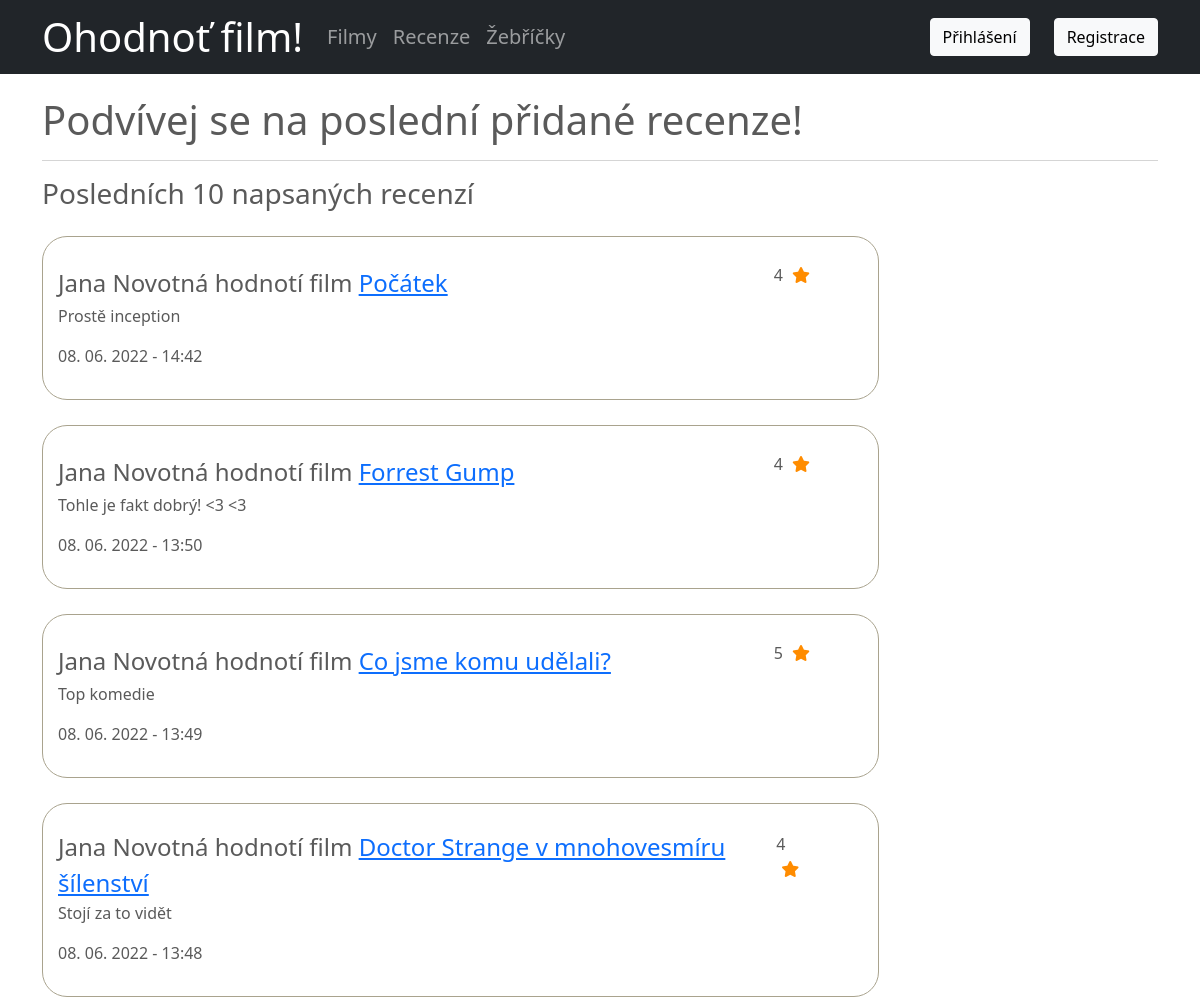
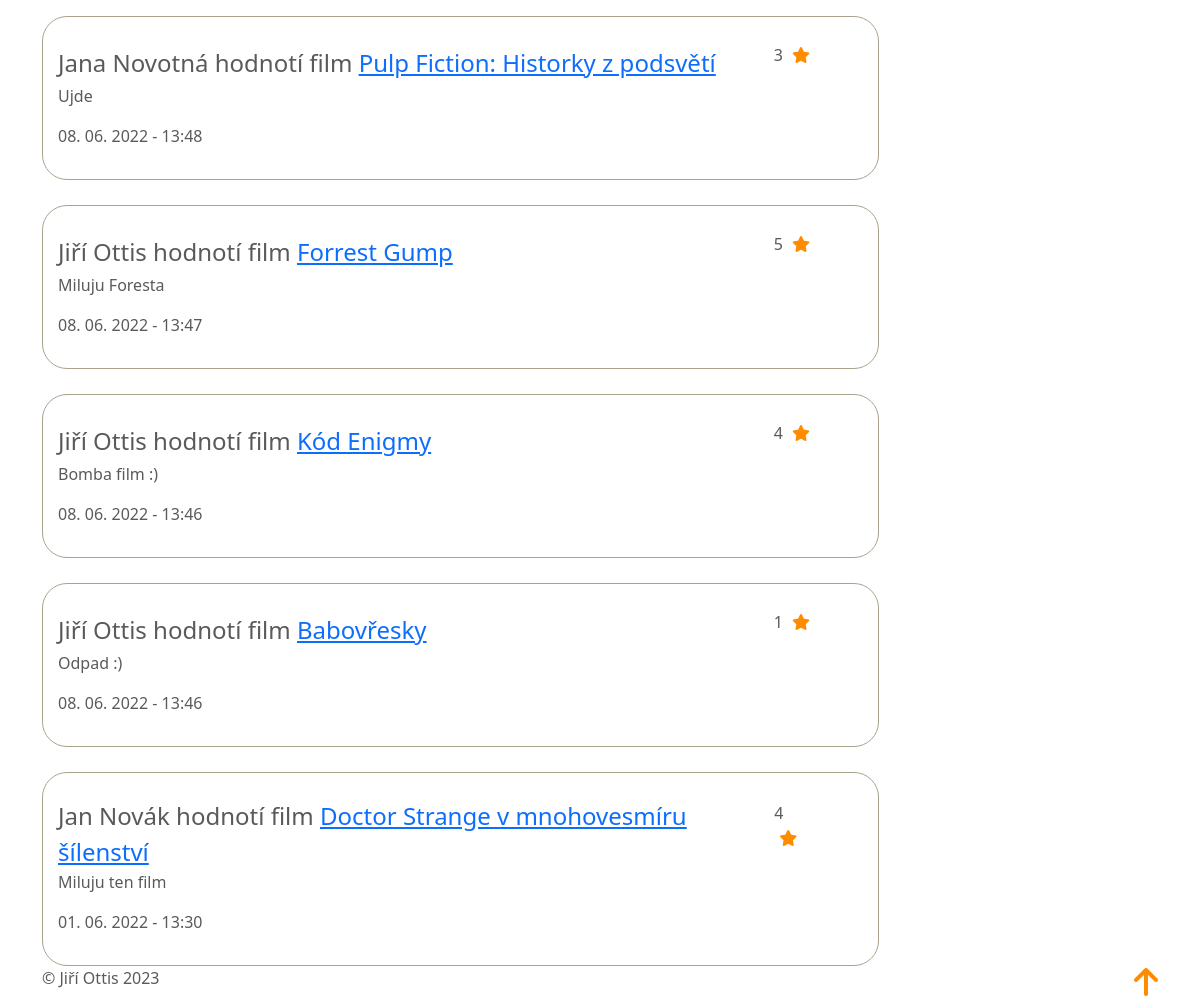
Screenshot of /reviews.php with the database file from the repository (2 pictures, top to bottom).
### tables this page shows
CREATE TABLE `recenze` (
  `recenze_id` int(10) UNSIGNED NOT NULL,
  `datum_pridani` timestamp NOT NULL DEFAULT current_timestamp() ON UPDATE current_timestamp(),
  `text` text DEFAULT NULL,
  `hodnoceni` smallint(2) NOT NULL,
  `film_id` int(11) UNSIGNED NOT NULL,
  `user_id` int(11) UNSIGNED NOT NULL
);

CREATE TABLE `uzivatel` (
  `user_id` int(11) UNSIGNED NOT NULL,
  `uz_jmeno` varchar(255) NOT NULL,
  `email` varchar(255) NOT NULL,
  `heslo` varchar(255) NOT NULL DEFAULT '',
  `vid_jmeno` varchar(255) NOT NULL,
  `role` set('uzivatel','admin') NOT NULL DEFAULT 'uzivatel',
  `google_id` int(10) NOT NULL DEFAULT 0
);

CREATE TABLE `film` (
  `film_id` int(11) UNSIGNED NOT NULL,
  `nazev` varchar(255) DEFAULT NULL,
  `rok_vydani` year(4) DEFAULT NULL,
  `stopaz` int(10) DEFAULT NULL,
  `zeme_vyroby` varchar(255) DEFAULT NULL,
  `img` varchar(255) DEFAULT NULL
);

### reviews.php (the view, shortened to what this page needs)
<?php
include('includes/header.php');
$stmt=$db->prepare('SELECT recenze.*, film.nazev, uzivatel.vid_jmeno FROM recenze INNER JOIN film ON film.film_id = recenze.film_id INNER JOIN uzivatel ON uzivatel.user_id = recenze.user_id WHERE text <> "" ORDER BY datum_pridani DESC LIMIT 10;');
$stmt->execute();
$reviews = $stmt->fetchAll(PDO::FETCH_ASSOC);
?>
<main>
    <div class="container">
        <h1>Podvívej se na poslední přidané recenze!</h1>
        <div class="reviews">
            <hr>
            <h3>Posledních 10 napsaných recenzí</h3>
            <div class="reviews-box">
                <?php foreach($reviews as $review){ ?>
                <div class="review">
                    <div class="d-flex justify-content-between align-items-center me-5">
                    <span class="fs-4"><?php echo $review["vid_jmeno"]; ?> hodnotí film <a href="moviedetails.php?id=<?php echo $review['film_id']; ?>"><?php echo $review["nazev"]; ?></a></span>
                    <p "fs-5"><?php echo $review["hodnoceni"]; ?> <i class="fa fa-star star" style="color: darkorange"></i></p>
                    </div>
                    <p><?php echo $review["text"]; ?></p>
                    <p><?php echo date("d. m. Y - H:i",strtotime($review["datum_pridani"]))?></p>
                </div>
                <?php } ?>
            </div>
        </div>
    </div>
<?php
include('includes/footer.php');

### assets/style.css (style rules this page uses)
body { padding-top: 6rem; color: #5a5a5a; }
.reviews-box { margin-top: 25px; }
.review { width: 75%; padding: 25px 15px 15px 15px; margin-top: 25px; border: solid 0.1rem #a9a38e; border-radius: 25px; }
.star { padding: 5px; }

### rows the page displays
recenze: user.vid_jmeno "Jana Novotná", film.nazev "Počátek", hodnoceni "4", text "Prostě inception", datum_pridani "08. 06. 2022 - 14:42"
recenze: user.vid_jmeno "Jana Novotná", film.nazev "Forrest Gump", hodnoceni "4", text "Tohle je fakt dobrý! <3 <3", datum_pridani "08. 06. 2022 - 13:50"
recenze: user.vid_jmeno "Jana Novotná", film.nazev "Co jsme komu udělali?", hodnoceni "5", text "Top komedie", datum_pridani "08. 06. 2022 - 13:49"
recenze: user.vid_jmeno "Jana Novotná", film.nazev "Doctor Strange v mnohovesmíru šílenství", hodnoceni "4", text "Stojí za to vidět", datum_pridani "08. 06. 2022 - 13:48"
recenze: user.vid_jmeno "Jana Novotná", film.nazev "Pulp Fiction: Historky z podsvětí", hodnoceni "3", text "Ujde", datum_pridani "08. 06. 2022 - 13:48"
recenze: user.vid_jmeno "Jiří Ottis", film.nazev "Forrest Gump", hodnoceni "5", text "Miluju Foresta", datum_pridani "08. 06. 2022 - 13:47"
recenze: user.vid_jmeno "Jiří Ottis", film.nazev "Kód Enigmy", hodnoceni "4", text "Bomba film :)", datum_pridani "08. 06. 2022 - 13:46"
recenze: user.vid_jmeno "Jiří Ottis", film.nazev "Babovřesky", hodnoceni "1", text "Odpad :)", datum_pridani "08. 06. 2022 - 13:46"
recenze: user.vid_jmeno "Jan Novák", film.nazev "Doctor Strange v mnohovesmíru šílenství", hodnoceni "4", text "Miluju ten film", datum_pridani "01. 06. 2022 - 13:30"
